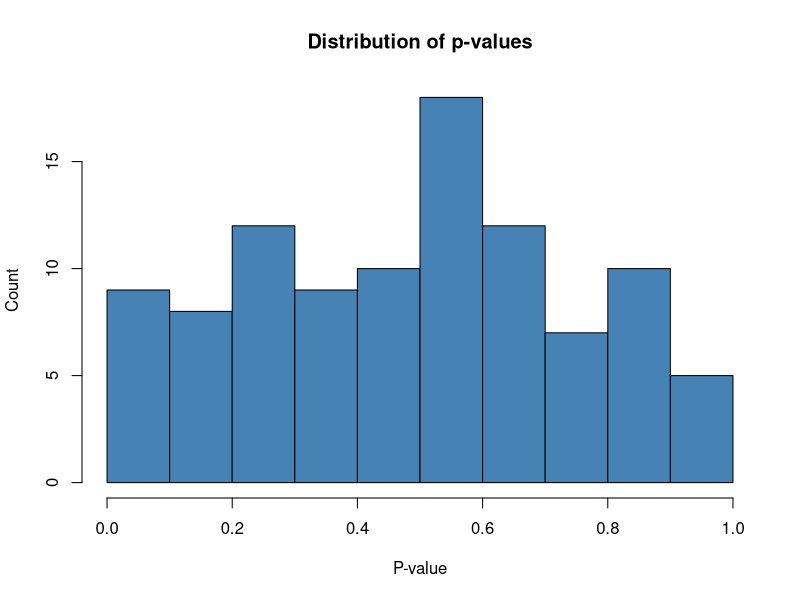

Recreate this plot in R. (Note: this script raises an error after producing the figure.)
## ---- chunk 1
library("dplyr")
library("broom")
set.seed(123)
## ---- chunk 2
x <- vector()
sim1 <- 100
# lets run this simulation 10,000 times
for (i in 1:sim1){

        data_set <- data.frame(rnorm(1000), rnorm(1000))

        colnames(data_set) <- c("y","x")

        # lets fit our linear model
        p_val <- lm(y ~ x, data = data_set) %>% 
                
        # then lets extract our 'tidy' output
                broom::tidy() %>%               

        # then we will remove the intercept coefficient
                dplyr::slice(-1) %>%            

        # then we will select select our p-values
                dplyr::select(p.value) #%>%


        # storing our generated p-value in a list of p-values
        x <- append(x, p_val)

}

# storing our list of p-values as a vector for easier plotting etc. 
x <- as.numeric(x)

# looking at our results
hist(x,
     col = "steelblue",
     main = "Distribution of p-values",
     # sub = "test",
     xlab = "P-value",
     ylab = "Count")
## ---- chunk 3
 
x2 <- vector()

double_sig <- 0

# lets simulate this situation 10000 times.
sim2_num <- 1000
for (i in 1:sim2_num){

        # creating testing data
        data_set <- data.frame(rnorm(1000),
                rnorm(1000),
                rnorm(1000)
                )

        colnames(data_set) <- c("y", "x1", "x2")

        #fitting lm
        p_vals <- lm(y ~ x1 + x2, data = data_set) %>%

        # then obtaining tidy output
                broom::tidy() %>%  

        # then removing intercept coef        
                dplyr::slice(-1) %>%            

        # then selecting pvalues
                dplyr::select(term, p.value)

        # checking stopping criteria 
        # IF both at least one coefficients is not significant
        # then we remove the coefficient with a higher p-value
        # and re-run the regression
        
        if (sum(p_vals$p.val > 0.05) >= 1) {
                var_keep <- which.min(p_vals$p.val) + 1
                data_set <- data_set %>%
                        dplyr::select(c(1,var_keep))

                p_vals <- lm(y ~ ., data = data_set) %>%
                        broom::tidy() %>%
                        dplyr::slice(-1) %>%
                        dplyr::select(p.value) %>%
                        as.numeric()

                x2 <- append(x2, p_vals)
        
        # otherwise, we will record that both coefficients were significant
        } else {
                double_sig <- double_sig + 1
        }
}
## ---- chunk 4
hist(x2,
     col = "steelblue",
     main = "Distribution of p-values",
     xlab = "P-values")
